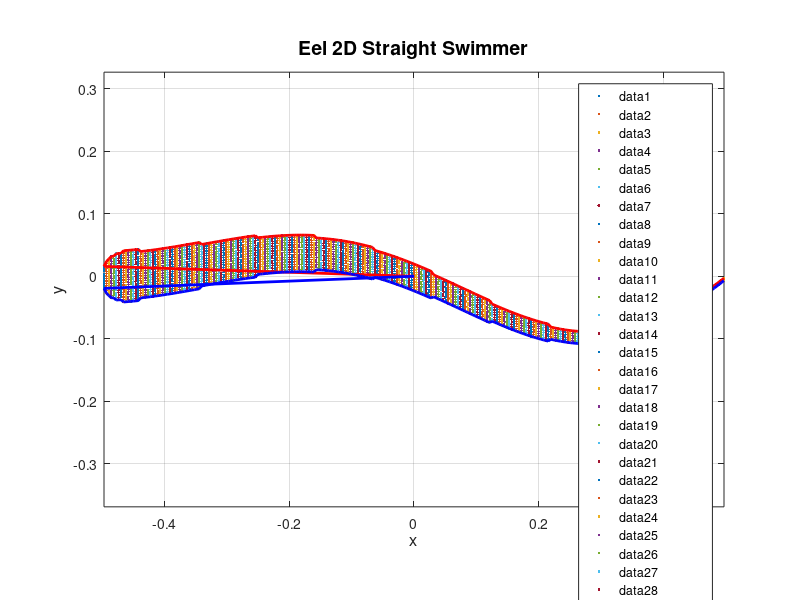

MATLAB code for this plot:
%% ---------------------------------------------------------------------
%%
%% Copyright (c) 2014 - 2019 by the IBAMR developers
%% All rights reserved.
%%
%% This file is part of IBAMR.
%%
%% IBAMR is free software and is distributed under the 3-clause BSD
%% license. The full text of the license can be found in the file
%% COPYRIGHT at the top level directory of IBAMR.
%%
%% ---------------------------------------------------------------------

% Filename eel2D_straightswimmer.m
% Created By Amneet Bhalla

clear all;
clc;

% Create output directories if they don't exist
if ~exist('output', 'dir'), mkdir('output'); end
if ~exist('output/vertices', 'dir'), mkdir('output/vertices'); end
if ~exist('output/images', 'dir'), mkdir('output/images'); end
if ~exist('output/pdfs', 'dir'), mkdir('output/pdfs'); end
if ~exist('output/data', 'dir'), mkdir('output/data'); end

%Background Mesh Properties
Ny = 16*4*4*4; Ly = 4;
Nx = 32*4*4*4; Lx = 8;
dy = Ly/Ny; dx = Lx/Nx;

L  = 1;                 %length of the body
Wh = 0.04*L;            %width of the head.
Xh = 0.04;   

% No of points on backbone.
BodyNx = ceil(L/dx);
HeadNx = ceil(0.04/dx);
Coord{BodyNx,2} = [];
NumMatPoints    =  0;

angleRotation  = 0;
RotationMatrix = [ cos(angleRotation) -sin(angleRotation);
                   sin(angleRotation)  cos(angleRotation)];

%store from nose to head of the body.
for i = 1:HeadNx
     
    x                 = (i-1)*dx;
    y                 = 0.125* ((x + 0.03125)/1.03125)*sin(2*pi*x);
    height            = sqrt(2*Wh*x - x^2);
    NumPointsInHeight = ceil(height/dy);
    
    ycoord_up = []; ycoord_down = []; xcoord_up = []; xcoord_down = [];
    for j = 1:NumPointsInHeight
       
        xshifted        = x - 0.5;
        yshifted        = y;
        RotatedCoord    = RotationMatrix*[xshifted;yshifted];
        
        
        xcoord_up(j)   = RotatedCoord(1) -(j-1)*dy*sin(angleRotation);
        xcoord_down(j) = RotatedCoord(1) + j*dy*sin(angleRotation);
        ycoord_up(j)   = RotatedCoord(2) + (j-1)*dy*cos(angleRotation);
        ycoord_down(j) = RotatedCoord(2) -j*dy*cos(angleRotation);
        NumMatPoints   = NumMatPoints+2;
    end
    
    Coord{i,1} = cat(2,xcoord_up,xcoord_down);
    Coord{i,2} = cat(2,ycoord_up,ycoord_down);
    
end


%store from head to tail of the body.
for i = HeadNx+1 : BodyNx
    
    x     = (i-1)*dx;
    y     = 0.125* ((x + 0.03125)/1.03125)*sin(2*pi*x);
    height            = Wh*(L - x)/(L - Xh);
    NumPointsInHeight = ceil(height/dy);
    
    ycoord_up = []; ycoord_down = []; xcoord_up = []; xcoord_down = [];
    for j = 1:NumPointsInHeight
        
        xshifted        = x - 0.5;
        yshifted        = y;
        RotatedCoord    = RotationMatrix*[xshifted;yshifted];
        
        xcoord_up(j)   = RotatedCoord(1) -(j-1)*dy*sin(angleRotation);
        xcoord_down(j) = RotatedCoord(1) + j*dy*sin(angleRotation);
        ycoord_up(j)   = RotatedCoord(2) + (j-1)*dy*cos(angleRotation);
        ycoord_down(j) = RotatedCoord(2) -j*dy*cos(angleRotation);
        NumMatPoints = NumMatPoints+2;
    end
    
    Coord{i,1} = cat(2,xcoord_up,xcoord_down);
    Coord{i,2} = cat(2,ycoord_up,ycoord_down);
    
end
    

%% Calculate geometric properties
fprintf('Calculating geometric properties...\n');

% Extract envelope (upper and lower surfaces)
x_envelope_upper = zeros(1, size(Coord,1));
y_envelope_upper = zeros(1, size(Coord,1));
x_envelope_lower = zeros(1, size(Coord,1));
y_envelope_lower = zeros(1, size(Coord,1));

for i = 1:size(Coord,1)
    if ~isempty(Coord{i,1}) && ~isempty(Coord{i,2})
        x_coords = Coord{i,1};
        y_coords = Coord{i,2};

        % Find uppermost and lowermost points
        [y_max, idx_max] = max(y_coords);
        [y_min, idx_min] = min(y_coords);

        x_envelope_upper(i) = x_coords(idx_max);
        y_envelope_upper(i) = y_max;
        x_envelope_lower(i) = x_coords(idx_min);
        y_envelope_lower(i) = y_min;
    end
end

% Calculate total area using polygon method
x_poly = [x_envelope_upper, fliplr(x_envelope_lower)];
y_poly = [y_envelope_upper, fliplr(y_envelope_lower)];
total_area = abs(polyarea(x_poly, y_poly));

% Calculate volume (assuming unit depth in z-direction)
unit_depth = 1.0;
total_volume = total_area * unit_depth;

% Calculate perimeter
dx_upper = diff(x_envelope_upper);
dy_upper = diff(y_envelope_upper);
ds_upper = sqrt(dx_upper.^2 + dy_upper.^2);
L_upper = sum(ds_upper);

dx_lower = diff(x_envelope_lower);
dy_lower = diff(y_envelope_lower);
ds_lower = sqrt(dx_lower.^2 + dy_lower.^2);
L_lower = sum(ds_lower);

% Closing segments (nose and tail)
dx_nose = x_envelope_lower(1) - x_envelope_upper(1);
dy_nose = y_envelope_lower(1) - y_envelope_upper(1);
L_nose = sqrt(dx_nose^2 + dy_nose^2);

dx_tail = x_envelope_upper(end) - x_envelope_lower(end);
dy_tail = y_envelope_upper(end) - y_envelope_lower(end);
L_tail = sqrt(dx_tail^2 + dy_tail^2);

perimeter = L_upper + L_lower + L_nose + L_tail;

% Compactness metric (4πA/P² - equals 1 for circle, < 1 for other shapes)
compactness = 4 * pi * total_area / (perimeter^2);

fprintf('\n');
fprintf('================================================================\n');
fprintf('  GEOMETRIC PROPERTIES\n');
fprintf('================================================================\n');
fprintf('Body dimensions:\n');
fprintf('  Length: %.4f m\n', L);
fprintf('  Max width: %.4f m\n', Wh);
fprintf('\n');
fprintf('Calculated properties:\n');
fprintf('  Total area:    %.6e m^2\n', total_area);
fprintf('  Total volume:  %.6e m^3 (unit depth)\n', total_volume);
fprintf('  Perimeter:     %.6e m\n', perimeter);
fprintf('  Compactness:   %.4f (1.0 = circle)\n', compactness);
fprintf('  Aspect ratio:  %.1f:1\n', L/Wh);
fprintf('================================================================\n\n');

% plot the fish
for i = 1:size(Coord,1)

    plot(Coord{i,1}(:),Coord{i,2}(:),'.');
    hold on;
end

% Plot envelope
plot(x_envelope_upper, y_envelope_upper, '-r', 'LineWidth', 2, 'DisplayName', 'Upper envelope');
plot(x_envelope_lower, y_envelope_lower, '-b', 'LineWidth', 2, 'DisplayName', 'Lower envelope');
legend('show');


% write the coordinates into txt file.
vertex_file = fullfile('output', 'vertices', 'eel2d.vertex');
fid = fopen(vertex_file,'wt');
fprintf(fid,'%d\n',NumMatPoints);

for i = 1:size(Coord,1)

    for j = 1: length( Coord{i,1}  )

         fprintf(fid,'%f\t%f\n', Coord{i,1}(j), Coord{i,2}(j) );
    end

end
fclose(fid);

% Save the plot
fig = gcf;
set(fig, 'Position', [100 100 1200 800]);
xlabel('x', 'FontSize', 12);
ylabel('y', 'FontSize', 12);
title('Eel 2D Straight Swimmer', 'FontSize', 14, 'FontWeight', 'bold');
axis equal;
grid on;
plot_file = fullfile('output', 'images', 'eel2d_straightswimmer.png');
saveas(fig, plot_file);
fprintf('Saved vertex file: %s\n', vertex_file);
fprintf('Saved plot: %s\n', plot_file);

% Save geometric properties to data file
data_file = fullfile('output', 'data', 'eel_geometry_properties.txt');
fid_data = fopen(data_file, 'wt');
fprintf(fid_data, '================================================================\n');
fprintf(fid_data, '  EEL2D GEOMETRIC PROPERTIES\n');
fprintf(fid_data, '================================================================\n\n');
fprintf(fid_data, 'Body dimensions:\n');
fprintf(fid_data, '  Length (L):           %.6e m\n', L);
fprintf(fid_data, '  Head width (Wh):      %.6e m\n', Wh);
fprintf(fid_data, '  Head length (Xh):     %.6e m\n', Xh);
fprintf(fid_data, '  Grid spacing (dx):    %.6e m\n', dx);
fprintf(fid_data, '  Grid spacing (dy):    %.6e m\n\n', dy);
fprintf(fid_data, 'Material points:\n');
fprintf(fid_data, '  Total points:         %d\n', NumMatPoints);
fprintf(fid_data, '  Sections:             %d\n\n', BodyNx);
fprintf(fid_data, 'Calculated properties:\n');
fprintf(fid_data, '  Total area:           %.10e m^2\n', total_area);
fprintf(fid_data, '  Total volume:         %.10e m^3 (unit depth)\n', total_volume);
fprintf(fid_data, '  Perimeter:            %.10e m\n', perimeter);
fprintf(fid_data, '  Upper surface length: %.10e m\n', L_upper);
fprintf(fid_data, '  Lower surface length: %.10e m\n', L_lower);
fprintf(fid_data, '  Compactness (4πA/P²): %.6f\n', compactness);
fprintf(fid_data, '  Aspect ratio (L/Wh):  %.2f:1\n\n', L/Wh);
fprintf(fid_data, '================================================================\n');
fclose(fid_data);
fprintf('Saved geometry data: %s\n', data_file);
